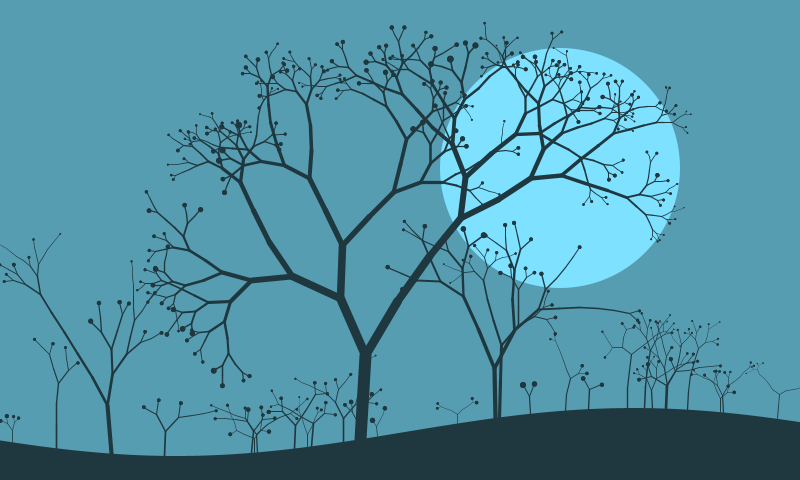
Frame 1 (no input)
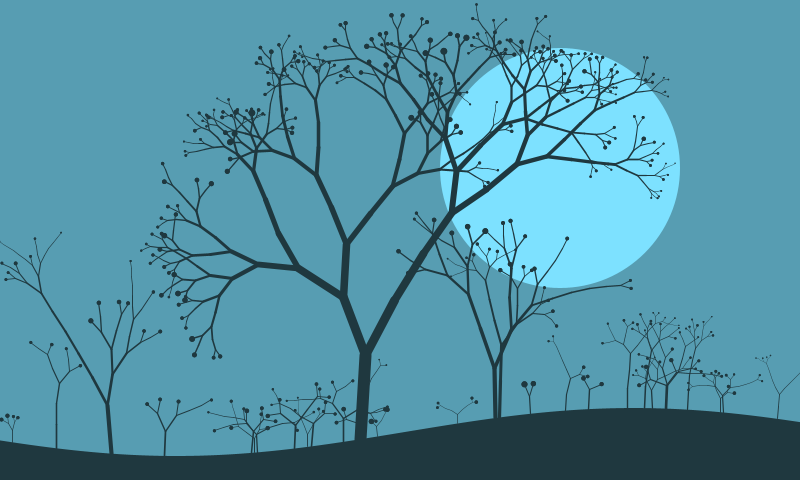
Frame 60 (the mouse pressed at the canvas centre just before this capture)
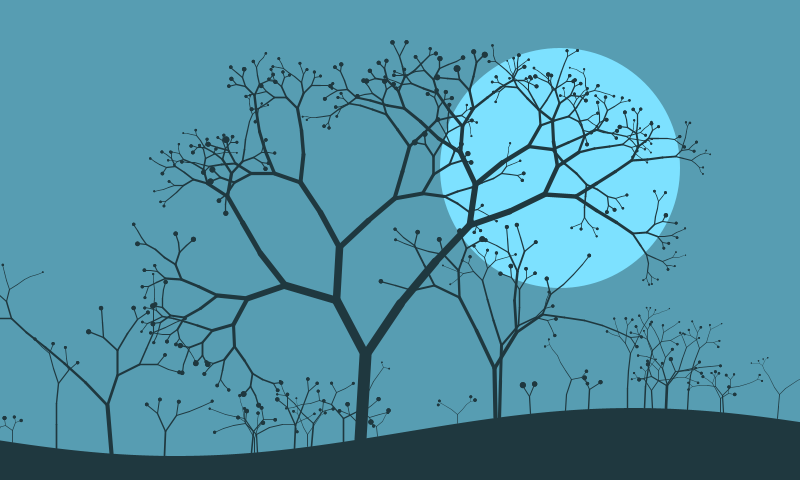
Frame 120 (the mouse held since frame 60 and released just before this capture)

The Processing sketch that drew these frames (run headless with seeded random() and noise(); from frame 60 on, the mouse is pressed at the canvas centre):

// Processing sketch: InoTree
// ── InoTree.pde
//////////////////////////////////////////////////////
float scale = 0.025, offs = 0, fq = 1.25, sr = random(500), r = 0;
color c = color(125, 225, 255); 
int sw = 1, csw = 0;

//////////////////////////////////////////////////////
class c_noise
{
  float[] ns;
  float rands;
  int dm; 
  c_noise(int d) { ns = new float[dm = d]; rands = 0; for (int i = 0; i < d; i++) ns[i] = random(1.0); }
  float get(float t)
  {
    t = (dm + (t + rands) % dm) % dm; 
    int i1 = (int)t, i2 = (i1 + 1) % dm; 
    return ns[i1] + (ns[i2] - ns[i1]) * hermit(t - i1);
  }
  void startRand(float s) { rands = s; }
  float rand() { rands = (rands + dm * 0.137) * 1.019 % dm; return get(rands); }
  float rand(float mx) { return rand() * mx; }
  float rand(float mn, float mx) { return mn + (mx - mn) * rand(); }
}
c_noise ns;

///////////////////////////////////////////////////////////////////////////////////
void setup() { size(800, 480); frameRate(25); ns = new c_noise(500); }
 
void draw()
{
  float p;
  color cb = color(red(c) * 0.7, green(c) * 0.7, blue(c) * 0.7),
        cf = color(red(c) * 0.25, green(c) * 0.25, blue(c) * 0.25);
  background(cb); 
  noStroke(); fill(c); ellipse(width * 0.7, height * 0.35, height * 0.5, height * 0.5);
  ns.startRand(sr);
  move(0.015, 1.25); 
  fill(cf); ground(0.05, 0.05); stroke(cf);
  r = 59; tree(0.45, level(0.45), 1.0, 1.0, 0.3, 0.1, 9);
  r = 20; sc *= 1.25;
  for (int i = 0; i < 3; i++) tree(p = ns.rand(0.1, 0.9), level(p), ns.rand(0.4, 0.65), 0.6, 0.3, 0.1, 5);
  r = 9; sc *= 1.5;
  for (int i = 0; i < 25; i++) tree(p = ns.rand(), level(p), ns.rand(0.1, 0.3), 0.5, 0.3, 0.1, (int)ns.rand(2, 5));
}

void keyReleased() { sr = random(500); }

void mouseReleased()
{ 
  if (dist(width * 0.7, height * 0.35, mouseX, mouseY) < height * 0.25)
  { csw = (csw + 1) % 4;
    switch (csw)
    { default: c = color(125, 225, 255); return;
      case 1: c = color(255, 100, 75); return;
      case 2: c = color(185, 215, 105); return;
      case 3: c = color(255, 75, 100); return;
    }
  }
  if (mouseY > height * (1 - level((float)mouseX / width))) sw = 1 - sw; else sr = random(500);
}

///////////////////////////////////////////////////////////////////////////////////
float sc;
void move(float d, float s) { offs += d; sc = s; }; 

///////////////////////////////////////////////////////////////////////////////////
float ll, lh; 
float level(float p) { return ll + lh * (1 + sin(3.5 + p * 5.5)); }

void ground(float l, float h)
{ 
  ll = l; lh = h;
  beginShape();
  vertex(0, height);
  for (int x = 0; x <= width; x += 10) vertex(x, height * (1 - level((float)x / width)));
  vertex(width, height);
  endShape(CLOSE);
}

///////////////////////////////////////////////////////////////////////////////////
float m1, m2; 

void tree(float p, float l, float sz, float t, float rb, float rj, int d)
{
  if (sw == 0) { m1 = abs(ns.get(offs) * sc); m2 = 1; } else { m1 = 0; m2 = 1 + abs(ns.get(offs) * sc); }
  pushMatrix();
  translate(width * p, height * (1 - l)); rotate(ns.rand(-0.1, 0.1)); branch(sz, t, rb, rj, d);
  popMatrix();
}

///////////////////////////////////////////////////////////////////////////////////
void branch(float sz, float t, float b, float j, int d)
{
  strokeWeight(12 * sz * t);
  if (d > 0)
  { line(0, 0, 0, -height * 0.175 * sz);
    translate(0, -height * 0.175 * sz);
    rotate(ns.rand(-0.1, 0.1) * m2); 
    if (ns.rand(1.0) < 0.6)
    { scale(ns.rand(0.63, 0.87));
      pushMatrix(); rotate(ns.rand(b - j - m1, b + j + m1) * m2); branch(sz, t, b, j, d - 1); popMatrix();    
      pushMatrix(); rotate(ns.rand(-b - j - m1, -b + j + m1) * m2); branch(sz, t, b, j, d - 1); popMatrix();        
    } else { scale(ns.rand(0.85, 0.95)); branch(sz, t, b, j, d); }
  } else if (r > 0.1) { pushStyle(); noStroke(); ellipse(0, 0, r, r); popStyle(); }
}
///////////////////////////////////////////////////////////////////////////////////
float hermit(float x) { return 3 * x * x - 2 * x * x * x; }
